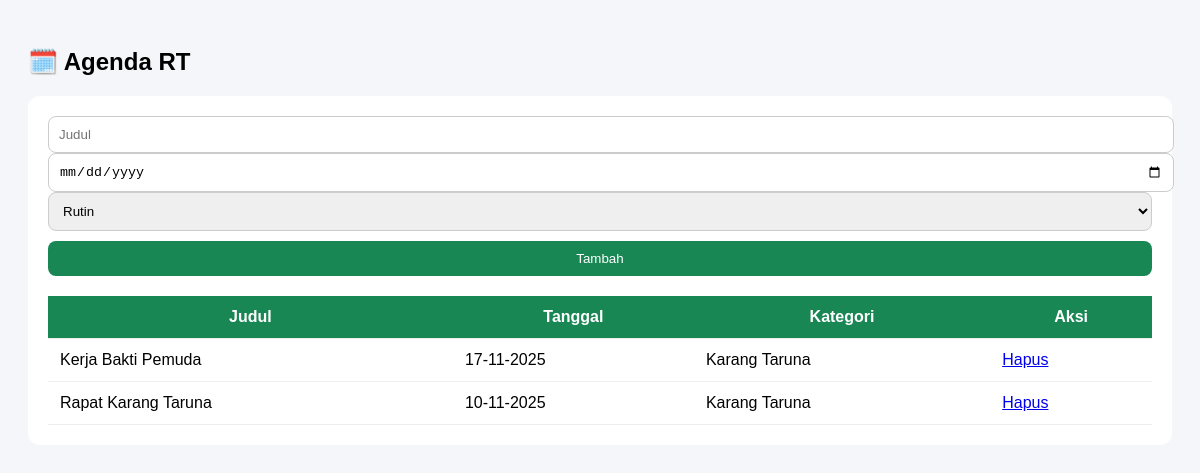
The page /admin/agenda.php (signed in) on the database its author committed.
### tables this page shows
CREATE TABLE `agenda_rt` (
  `id` int(11) NOT NULL,
  `judul` varchar(150) DEFAULT NULL,
  `deskripsi` text DEFAULT NULL,
  `tanggal` date DEFAULT NULL,
  `kategori` enum('Rutin','Kesehatan','Keagamaan','Karang Taruna','Lainnya') DEFAULT NULL
);

### admin/agenda.php (the view, shortened to what this page needs)
<?php
require_once "../config/database.php";
$data = mysqli_query($conn,"SELECT * FROM agenda_rt ORDER BY tanggal DESC");
?>
<!DOCTYPE html>
<html>
<head>
</head>
<body>
<h2>🗓️ Agenda RT</h2>
<div class="card">
<form method="POST">
<input name="judul" placeholder="Judul" required>
<input type="date" name="tanggal" required>
<select name="kategori">
<option>Rutin</option>
</select>
<button name="tambah">Tambah</button>
</form>
<table>
<tr><th>Judul</th><th>Tanggal</th><th>Kategori</th><th>Aksi</th></tr>
<?php while($a=mysqli_fetch_assoc($data)){ ?>
<tr>
<td><?=$a['judul']?></td>
<td><?=date('d-m-Y',strtotime($a['tanggal']))?></td>
<td><?=$a['kategori']?></td>
<td><a href="?hapus=<?=$a['id']?>">Hapus</a></td>
</tr>
<?php } ?>
</table>
</div>
</body>
</html>

### admin/agenda.php (style rules this page uses)
body { font-family:Arial;background:#f4f6f9;padding:20px }
.card { background:#fff;padding:20px;border-radius:12px }
input,select,button { padding:10px;border-radius:8px;border:1px solid #ccc;width:100% }
button { background:#198754;color:#fff;border:none;margin-top:10px }
table { width:100%;margin-top:20px;border-collapse:collapse }
th,td { padding:12px;border-bottom:1px solid #eee }
th { background:#198754;color:#fff }

### rows shown on the page
agenda_rt: judul "Kerja Bakti Pemuda", tanggal "17-11-2025", kategori "Karang Taruna"
agenda_rt: judul "Rapat Karang Taruna", tanggal "10-11-2025", kategori "Karang Taruna"
